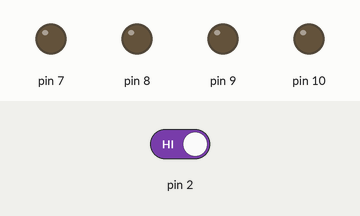
Bench run of a sketch on a simulated Arduino Uno, built with avr-gcc and run on an emulated ATmega328P. Shown: output pins drawn as LEDs (lit = HIGH). Dashed ring = blinking. Inputs (shaded band) come from the test bench; at power-on: pin 2 HIGH.

Above: at 1.2 s.
1.3 s: pin 2 driven LOW
At 1.45 s:
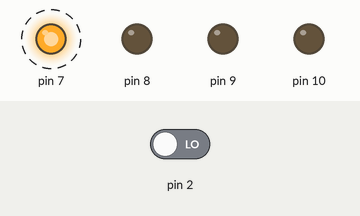
At 2.35 s:
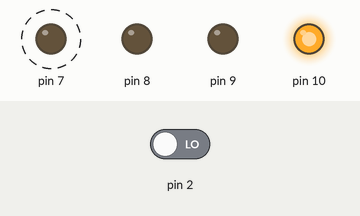
4.3 s: pin 2 driven HIGH
At 4.45 s:
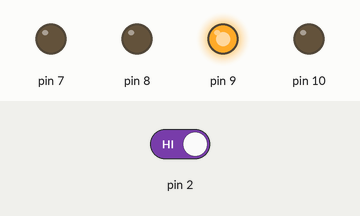
Timing chart, 0 to 7.3 s (numbered marks = the images above; inputs shaded):
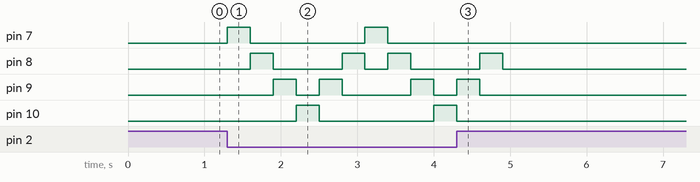

The sketch:

led_scroller_with_button.ino
```cpp
/* LED SCROLLER */
//timer describes the ON time of the LED.
int timer = 300;
int switchState = 0;

// the setup function runs once when you press reset or power the board
void setup() {


  // use a for loop to initialize each pin as an output:
  for (int thisPin = 7; thisPin < 11; thisPin++) {
    pinMode(thisPin, OUTPUT);
  }
  pinMode(2, INPUT);
}

// the loop function runs over and over again forever
void loop() {

   switchState = digitalRead(2);

   if ( switchState == LOW ) {
     for (int thisPin = 7; thisPin <10; thisPin++) {
      digitalWrite(thisPin, HIGH);
      delay(timer);
      digitalWrite(thisPin, LOW);
     }

    for (int thisPin = 10; thisPin > 7; thisPin--) {
      digitalWrite(thisPin, HIGH);
      delay(timer);
      digitalWrite(thisPin, LOW);
    }
   }


}
```

Measured:
- after the input at 1.3 s, pin 7: alternates HIGH for 0.30 s and LOW for 1.5 s, starting at once; pin 8: goes HIGH 0.30 s, LOW 0.90 s, HIGH 0.30 s, LOW 0.30 s, HIGH 0.30 s, then LOW, starting after 0.30 s
- after the input at 4.3 s, pin 7: stops changing and stays LOW; pin 8: goes on until 4.9 s, then stays LOW; pin 9: goes on until 4.6 s, then stays LOW; pin 10: goes on until 4.3 s, then stays LOW
